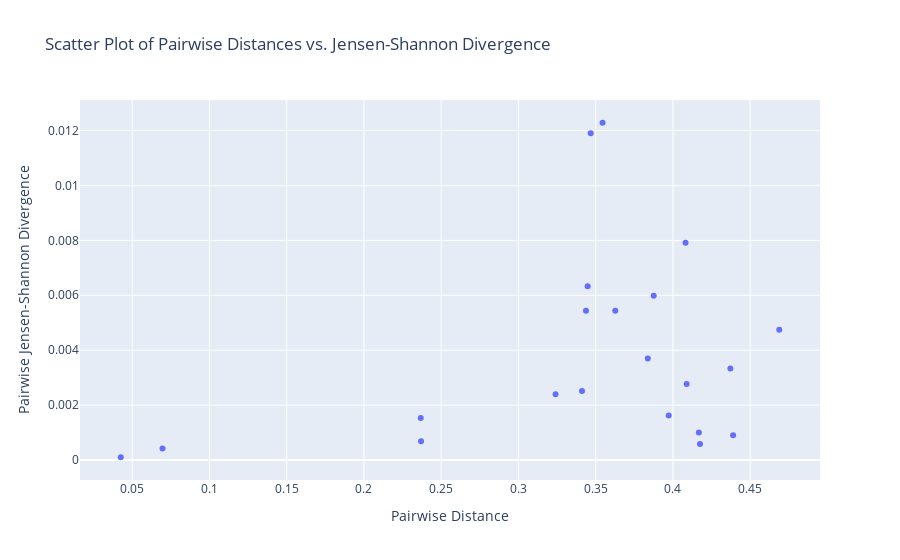

The notebook cell this image was saved under:
### Code cell
import plotly.express as px
fig = px.scatter(x=pairwise_distance_values, y=pairwise_jsd_values, labels={
                 'x': 'Pairwise Distance',
                 'y': 'Pairwise Jensen-Shannon Divergence'
             },
             title="Scatter Plot of Pairwise Distances vs. Jensen-Shannon Divergence")
fig.show()

### Figure 1 — Plotly figure (JSON) as saved in the notebook; plotly's stock layout.template omitted (floating-point values rounded to 4 significant figures)
{"data": [{"hovertemplate": "Pairwise Distance=%{x}<br>Pairwise Jensen-Shannon Divergence=%{y}<extra></extra>", "legendgroup": "", "marker": {"color": "#636efa", "symbol": "circle"}, "mode": "markers", "name": "", "orientation": "v", "showlegend": false, "type": "scatter", "x": [0.3437, 0.324, 0.4175, 0.3448, 0.3468, 0.04259, 0.237, 0.4372, 0.06963, 0.3973, 0.3627, 0.4168, 0.2368, 0.3837, 0.3411, 0.4688, 0.4082, 0.439, 0.4089, 0.3876, 0.3545], "xaxis": "x", "y": [0.005435, 0.002399, 0.0005796, 0.006325, 0.0119, 0.0001013, 0.0006862, 0.003335, 0.0004239, 0.001624, 0.005438, 0.001003, 0.001533, 0.0037, 0.002518, 0.004746, 0.007913, 0.0008982, 0.002764, 0.005979, 0.01228], "yaxis": "y"}], "layout": {"legend": {"tracegroupgap": 0}, "title": {"text": "Scatter Plot of Pairwise Distances vs. Jensen-Shannon Divergence"}, "xaxis": {"anchor": "y", "domain": [0, 1], "title": {"text": "Pairwise Distance"}}, "yaxis": {"anchor": "x", "domain": [0, 1], "title": {"text": "Pairwise Jensen-Shannon Divergence"}}}}
